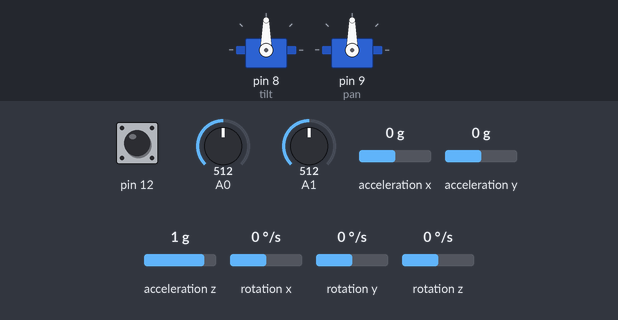
Recording of a sketch running on a simulated Arduino Uno, built with avr-gcc and run on an emulated ATmega328P. Parts: 2 × servo. Wiring (inferred from the names in the program): MPU-6050 motion sensor at I2C address 0x68. Inputs (shaded band) come from the test bench; at power-on: A0 = 512, A1 = 512, pin 12 HIGH, acceleration x 0 g, acceleration y 0 g, acceleration z 1 g, rotation x 0 °/s, rotation y 0 °/s, rotation z 0 °/s.

Above: at 3.2 s.
3.3 s: A0 set to 716
At 3.6 s:
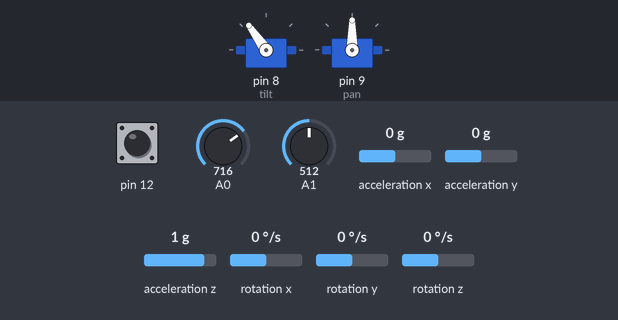
4.8 s: A1 set to 716
At 5.1 s:
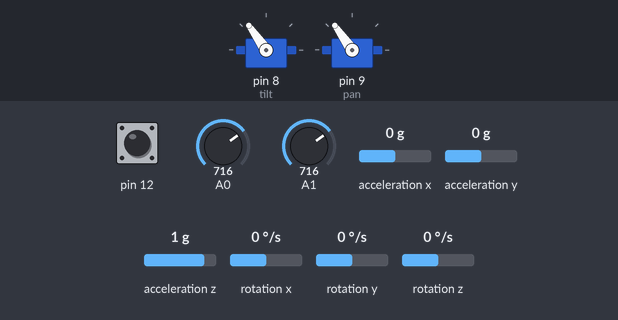
6.3 s: pin 12 pulled LOW for 3.2 s
At 8.46 s:
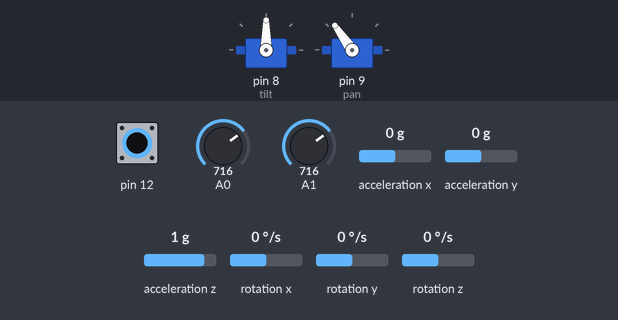
11.0 s: acceleration x set to -1.4 g
At 12.2 s:
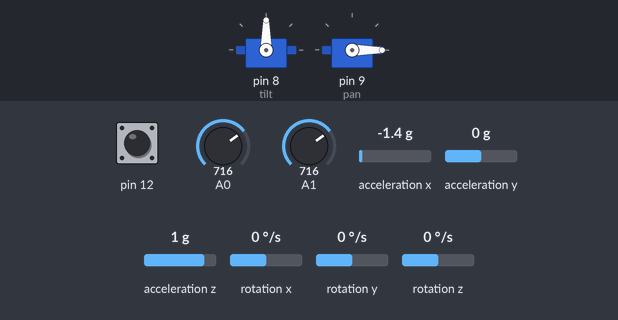
12.6 s: acceleration y set to -1.4 g
At 13.4 s:
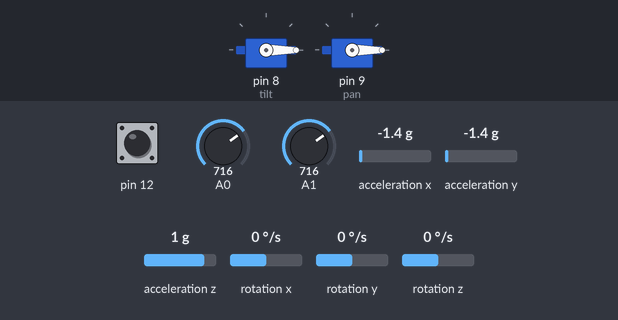
14.1 s: pin 12 pulled LOW for 0.15 s
At 15.7 s:
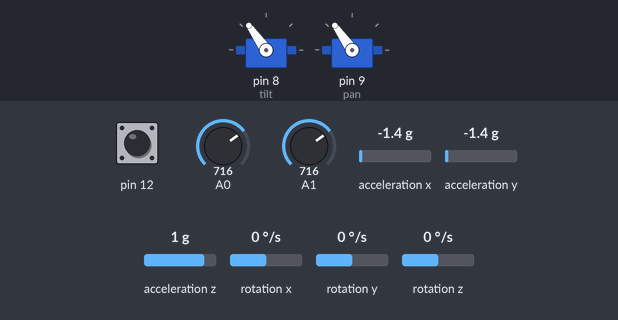
Timing chart, 0 to 17.2 s (numbered marks = the images above; inputs shaded):
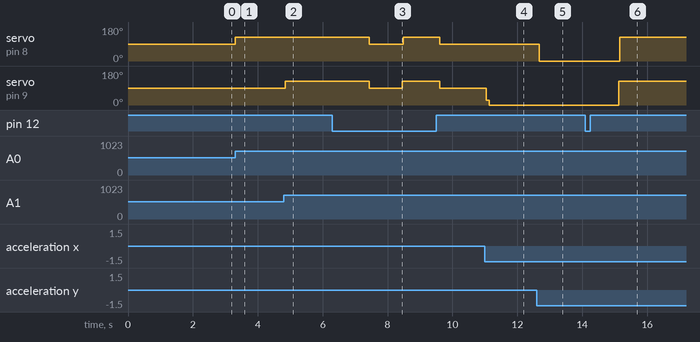

The sketch:

RoboPan_ivme_joystick.ino
```cpp
#include<Servo.h>
#include<Wire.h>

Servo tilt;
Servo pan;
const int MPU = 0x68; // I2C address of the MPU-6050
int AcX, AcY, AcZ, Tmp, GyX, GyY, GyZ;
int val1 = 0;
int val2 = 0;
int secim = 1;

void setup() {
  // put your setup code here, to run once:
  Wire.begin(); //seri haberleşme
  Wire.beginTransmission(MPU);
  Wire.write(0x6B);  // PWR_MGMT_1 register
  Wire.write(0);     // set to zero (wakes up the MPU-6050)
  Wire.endTransmission(true);

  Serial.begin(9600);
  pinMode(12, INPUT);
  digitalWrite(12, HIGH);

  tilt.attach(8);
  pan.attach(9);

  tilt.write(90);
  pan.write(90);
  delay(2000);
}

void digitalFiltre() {
  double toplamX = 0;
  double toplamY = 0;

  for (int i = 0; i < 50; i++)
  {
    ivme();
    toplamX = toplamX + AcX;
    toplamY = toplamY + AcY;
  }
  toplamX = toplamX / 50;
  toplamY = toplamY / 50;

  val1 = toplamX;      // reads the value of the potentiometer (value between 0 and 1023)
  val1 = map(val1, -14000, 14000, 0, 180);     // scale it to use it with the servo (value between 0 and 180)
  val2 = toplamY;           // reads the value of the potentiometer (value between 0 and 1023)
  val2 = map(val2, -14000, 14000, 0, 180);

  pan.write(val1);
  tilt.write(val2);
  delay(15);

}


void ivme() {
  Wire.beginTransmission(MPU);
  Wire.write(0x3B);  // starting with register 0x3B (ACCEL_XOUT_H)
  Wire.endTransmission(false);
  Wire.requestFrom(MPU, 14, true); // request a total of 14 registers
  AcX = Wire.read() << 8 | Wire.read(); // 0x3B (ACCEL_XOUT_H) & 0x3C (ACCEL_XOUT_L)
  AcY = Wire.read() << 8 | Wire.read(); // 0x3D (ACCEL_YOUT_H) & 0x3E (ACCEL_YOUT_L)
  AcZ = Wire.read() << 8 | Wire.read(); // 0x3F (ACCEL_ZOUT_H) & 0x40 (ACCEL_ZOUT_L)


}

void joystick()
{
  val1 = 0;
  val1 = analogRead(1);
  val1 = map(val1, 0, 1023, 0, 180);
  pan.write(val1);

  delay(30);

  val2 = 0;
  val2 = analogRead(0);
  val2 = map(val2, 0, 1023, 0, 180);
  tilt.write(val2);

  delay(30);

}

void loop() {


  if (!digitalRead(12)) { // buton ile durum değiştirme
    secim = secim * -1;
    delay(1000);
  }


  if (secim == 1) {
    joystick();   digitalWrite(13, HIGH); }
  else if (secim == -1) {
    digitalFiltre();     digitalWrite(13, LOW);
  }

}
```

Measured:
- after the input at 3.3 s, servo on pin 8 (tilt): 90° → 125° at once
- after the input at 4.8 s, servo on pin 9 (pan): 90° → 125° at once
- after the input at 6.3 s, servo on pin 8 (tilt), servo on pin 9 (pan): 125° → 90° after 1.1 s, → 125° 1.0 s later, → 90° 1.1 s later
- after the input at 11.0 s, servo on pin 9 (pan): 90° → 25° at once, → 0° 0.10 s later
- after the input at 12.6 s, servo on pin 8 (tilt): 90° → 0° after 0.08 s
- after the input at 14.1 s, servo on pin 8 (tilt): 0° → 125° after 1.1 s; servo on pin 9 (pan): 0° → 125° after 1.0 s
